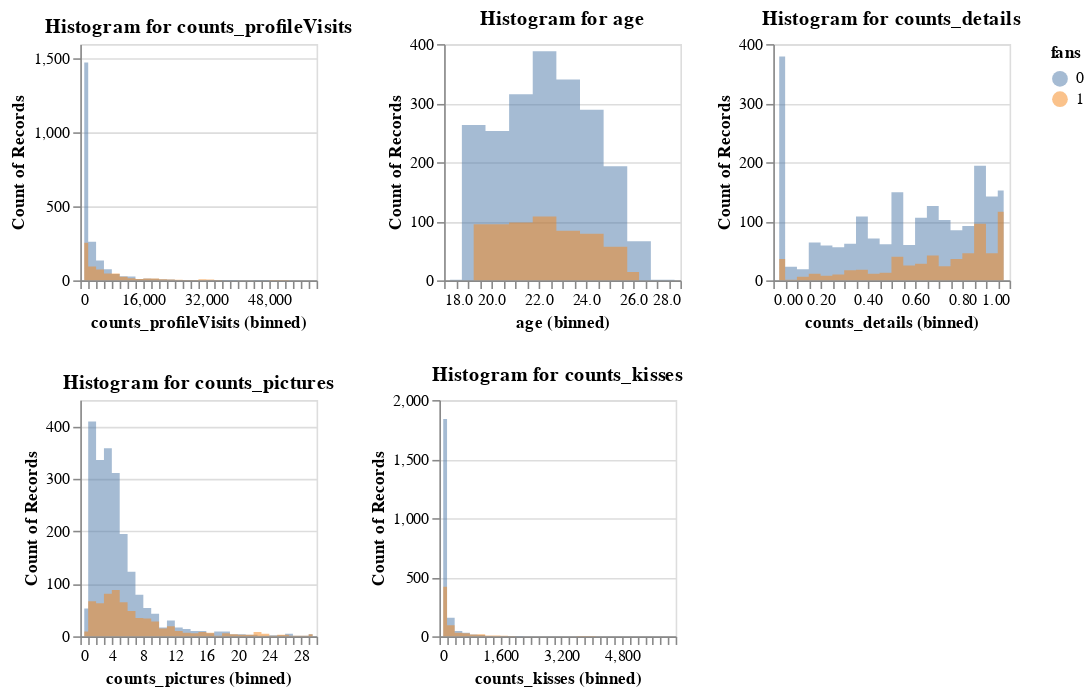

Notebook source saved alongside this figure:
### Markdown cell above
Die Darstellung in Histogrammem soll dabei helfen die mögliche Beziehung der Variablen zu visualisieren.

### Code cell
charts = []
for column in selected_columns:
    chart = alt.Chart(df_train_lor).mark_area(
        opacity=0.5,
        interpolate='step'
    ).encode(
        alt.X(column, bin=alt.Bin(maxbins=40)),
        alt.Y('count()', stack=None),
        alt.Color('fans:N'),
    ).properties(width=150, height=150, title=f'Histogram for {column}')

    charts.append(chart)

alt.vconcat(*[alt.hconcat(*charts[i:i+3]) for i in range(0, len(charts), 3)])

### Figure 1 — Vega-Lite specification as saved in the notebook (floating-point values rounded to 4 significant figures; data arrays with more than 128 entries replaced by an {"elided": "..."} marker saying what was removed)
{"config": {"view": {"continuousWidth": 300, "continuousHeight": 300}}, "vconcat": [{"hconcat": [{"mark": {"type": "area", "interpolate": "step", "opacity": 0.5}, "encoding": {"color": {"field": "fans", "type": "nominal"}, "x": {"bin": {"maxbins": 40}, "field": "counts_profileVisits", "type": "quantitative"}, "y": {"aggregate": "count", "stack": null, "type": "quantitative"}}, "height": 150, "title": "Histogram for counts_profileVisits", "width": 150}, {"mark": {"type": "area", "interpolate": "step", "opacity": 0.5}, "encoding": {"color": {"field": "fans", "type": "nominal"}, "x": {"bin": {"maxbins": 40}, "field": "age", "type": "quantitative"}, "y": {"aggregate": "count", "stack": null, "type": "quantitative"}}, "height": 150, "title": "Histogram for age", "width": 150}, {"mark": {"type": "area", "interpolate": "step", "opacity": 0.5}, "encoding": {"color": {"field": "fans", "type": "nominal"}, "x": {"bin": {"maxbins": 40}, "field": "counts_details", "type": "quantitative"}, "y": {"aggregate": "count", "stack": null, "type": "quantitative"}}, "height": 150, "title": "Histogram for counts_details", "width": 150}]}, {"hconcat": [{"mark": {"type": "area", "interpolate": "step", "opacity": 0.5}, "encoding": {"color": {"field": "fans", "type": "nominal"}, "x": {"bin": {"maxbins": 40}, "field": "counts_pictures", "type": "quantitative"}, "y": {"aggregate": "count", "stack": null, "type": "quantitative"}}, "height": 150, "title": "Histogram for counts_pictures", "width": 150}, {"mark": {"type": "area", "interpolate": "step", "opacity": 0.5}, "encoding": {"color": {"field": "fans", "type": "nominal"}, "x": {"bin": {"maxbins": 40}, "field": "counts_kisses", "type": "quantitative"}, "y": {"aggregate": "count", "stack": null, "type": "quantitative"}}, "height": 150, "title": "Histogram for counts_kisses", "width": 150}]}], "data": {"name": "data-199281b539a2d28143d313b4d9163eba"}, "$schema": "https://vega.github.io/schema/vega-lite/v5.8.0.json", "datasets": {"data-199281b539a2d28143d313b4d9163eba": {"elided": "2740 records"}}}
